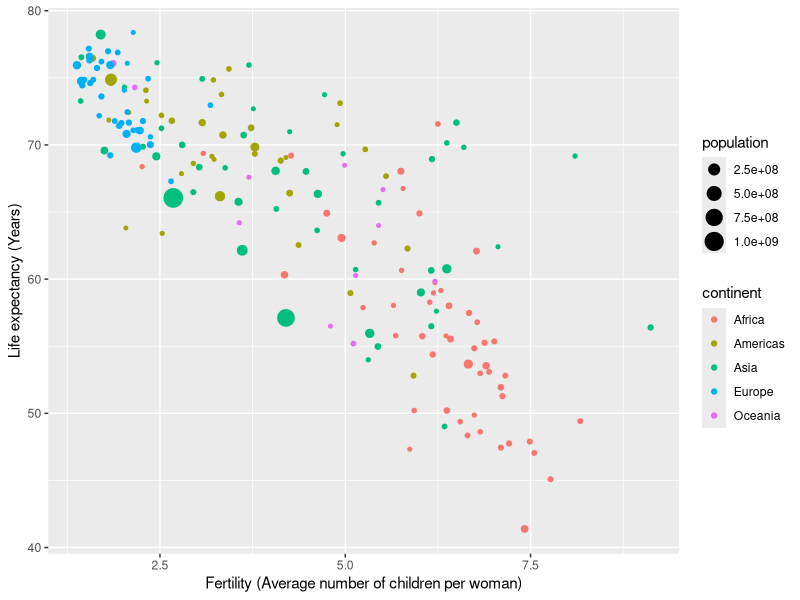
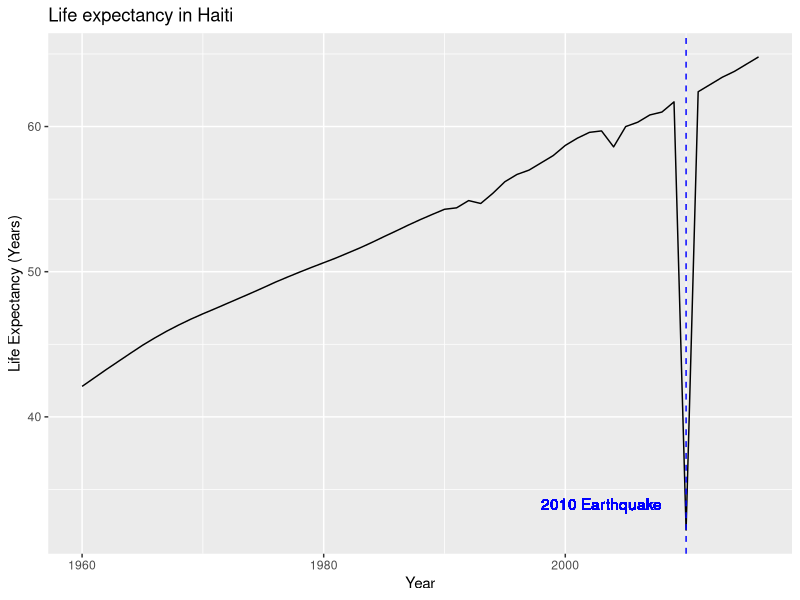
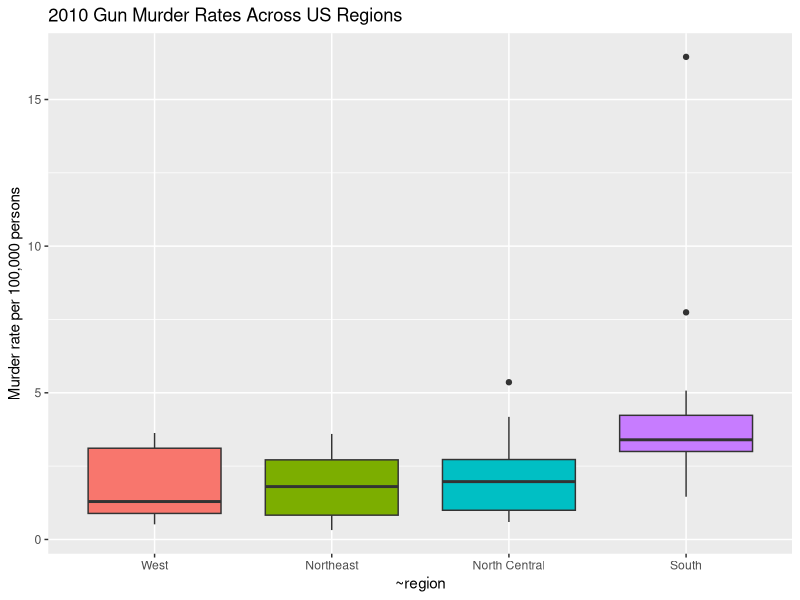
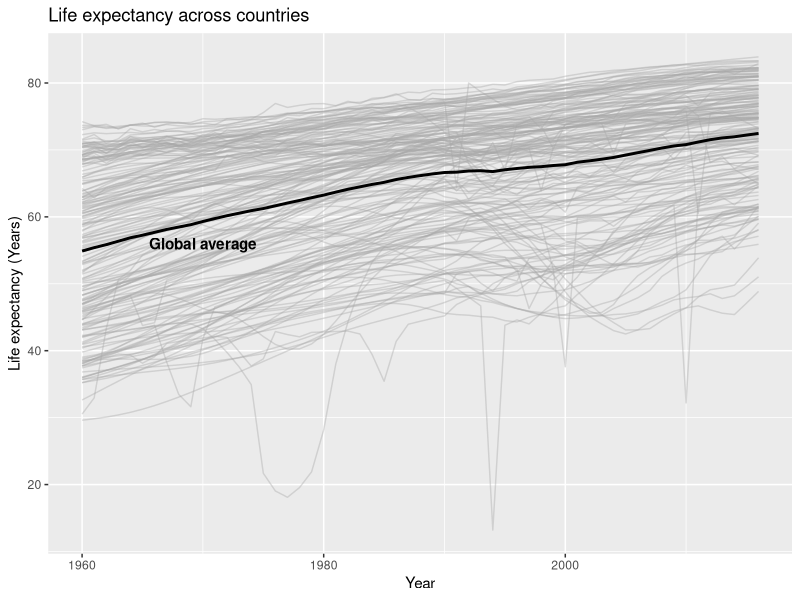
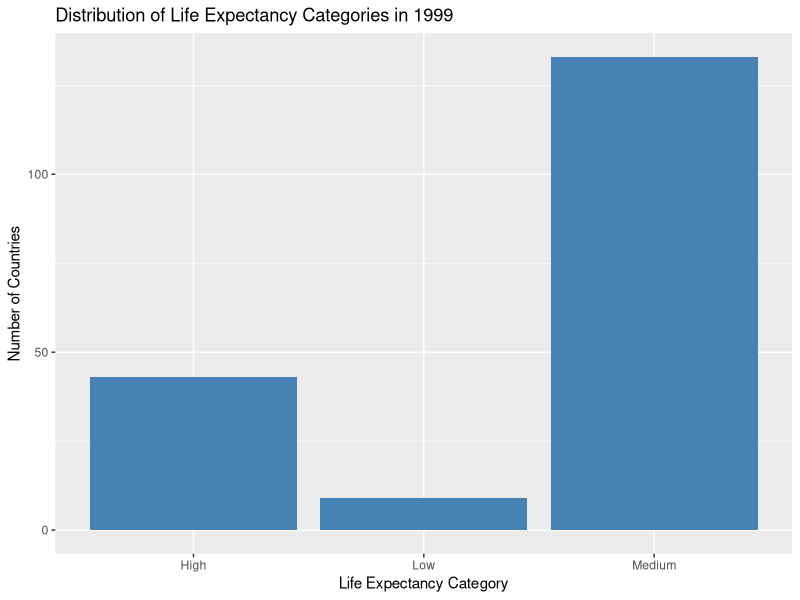
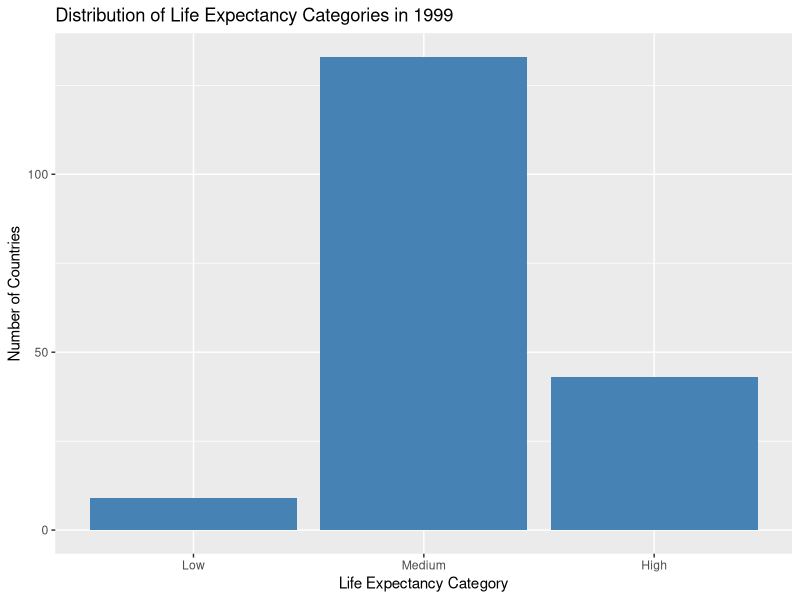
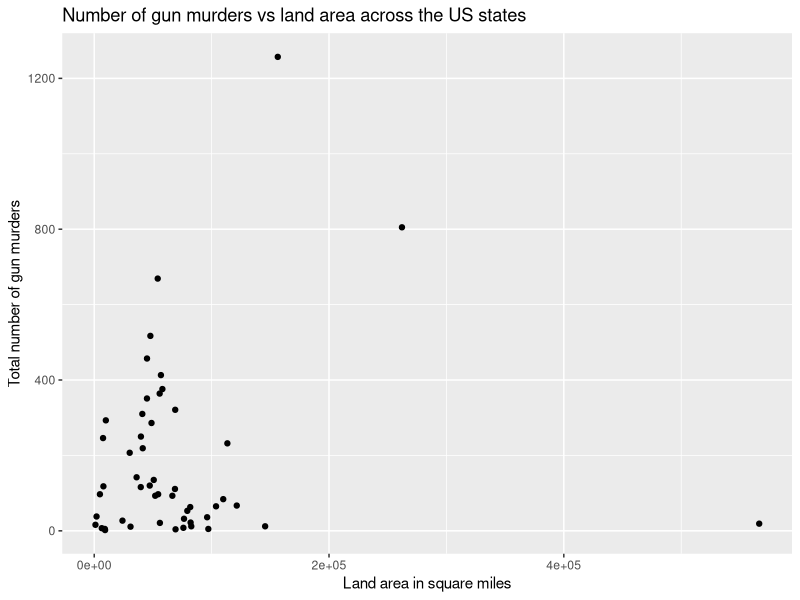
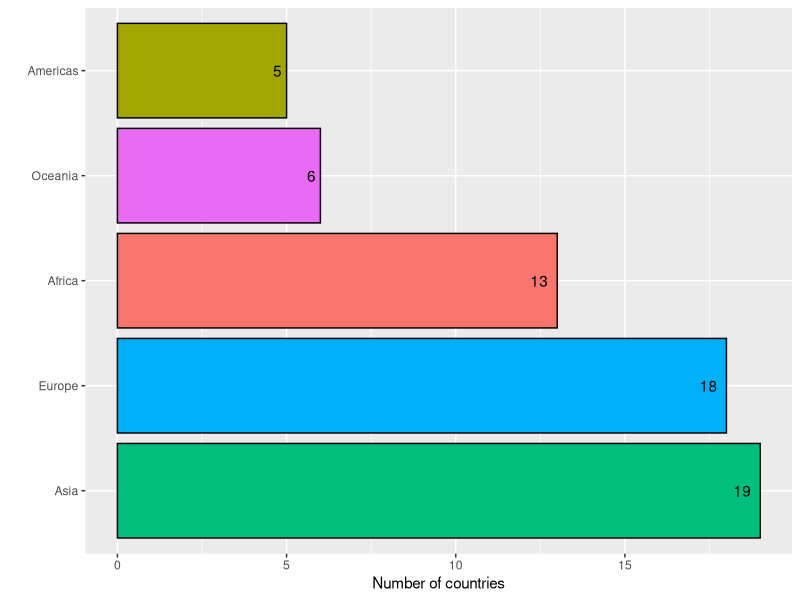

The R source for these figures, in order:
# Coding Question of the Day
# 9/26/2024
# Using the gapminder dataset, calculate the mean fertility rate by region for 
# the year 2015. Which 10 regions had the largest fertility rates that year?
# Assume there is no missing data. The following steps may be helpful.
# 1. Filter the data to only include the year 2015
# 2. Group by region
# 3. Calculate the average fertility rate for each region
# 4. Display the top 10 fertility rates (i.e., the 10 largest fertility rates)

library(dslabs)
library(dplyr)
data(gapminder)

region_fertility_rates <- gapminder %>%
  filter(year == 2015) %>%
  group_by(region) %>%
  summarise(avg_fertility_rate = mean(fertility)) %>%
  arrange(desc(avg_fertility_rate)) %>%
  top_n(10)

region_fertility_rates

# 10/01/2024
# Using the gapminder dataset, for the year 2000, add a column to the dataset 
# called `high_life_exp` that is equal to 1 if the life expectancy is above 
# 70 years of age and 0 otherwise. How many countries had a life expectancy 
# above 70 years in 2000? What percentage of countries included in the dataset 
# is this? Hint: it might be useful to use the ifelse function

library(dslabs)
library(dplyr)
data(gapminder)

gapminder_2000 <- gapminder %>%
  filter(year == 2000) %>%
  mutate(high_life_exp = ifelse(life_expectancy > 70, 1, 0))

# Sum the number of countries with life expectancy above 70
sum(gapminder_2000$high_life_exp)

# Percentage calculation
dim(gapminder_2000) # Show the number of countries in the dataset to get denominator

100/185 # 54%

# Another way to do the calculation
sum(gapminder_2000$high_life_exp) / length(gapminder_2000$high_life_exp)

#-------------------------------------------------------------------------------------------
# 10/03/2024
# Using the gapminder dataset and ggplot, for the year 1986, plot fertility on 
# the x-axis and life_expectancy on the y-axis. Color the points according to 
# continent, and make the size of the points correspond to the population of the 
# country. Update the x and y axis labels to be more informative. The arguments 
# color and size will be useful inside of ggplot. Note: you will most likely
# get ugly legends - don't worry about that right now. 

library(dslabs)
library(dplyr)
library(ggplot2)
data(gapminder)

gapminder %>% filter(year == 1986) %>%
  ggplot(aes(x = fertility, y = life_expectancy, color = continent, size = population)) +
  geom_point() +
  xlab("Fertility (Average number of children per woman)") +
  ylab("Life expectancy (Years)")


#-------------------------------------------------------------------------------------------
# 10/08/2024
# The dslabs package contains the us_contagious_disease dataset. This dataset 
# includes weekly reported counts data (cases) for seven diseases from 1928 to 
# 2011 for all 50 US states. Use this dataset and dplyr tools to create an 
# object called data that stores only the Measles data, includes a per 100,000 
# people rate, and removes Alaska and Hawaii since they only became states in 
# the late 1950s. Note there is a weeks_reporting column - take this into 
# account when calculating the rate. There are 52 weeks in a year.

library(dslabs)
library(dplyr)
data("us_contagious_diseases")

data <- us_contagious_diseases %>%
  filter(!state %in% c("Hawaii","Alaska"),
         disease == "Measles") %>%
  mutate(rate = (count / weeks_reporting) * 52 / (population / 100000))


#-------------------------------------------------------------------------------------------


# 10/10/2024
# Using the gapminder dataset, create a line graph of life_expectancy over time 
# for the country Haiti. Make sure to include informative axis labels and a title.
# There is a substantial decrease in life expectancy one year - look up the reason 
# for this if you don't know it already. Add text to your plot with geom_text 
# indicating the event that happened that year that had such a drastic impact on 
# life expectancy.

library(dslabs)
library(dplyr)
data("gapminder")

gapminder %>% filter(country == "Haiti") %>%
  ggplot(aes(year, life_expectancy)) +
  geom_line() +
  geom_vline(xintercept = 2010, lty = 2, color = "blue") +
  geom_text(aes(x = 2003, y = 34, label = "2010 Earthquake"), color = "blue") +
  xlab("Year") +
  ylab("Life Expectancy (Years)") +
  ggtitle("Life expectancy in Haiti")


#-------------------------------------------------------------------------------------------


# 10/15/2024

# Using the murders dataset, create a plot of murder rates per 100,000 with 4 boxplots next 
# to each other - one boxplot for each region. Order the boxplots by median rate
# (you will need the reorder function for this). Make sure the boxplots are
# different colors, the axes are informative, and you add a title. Remove the 
# legend by adding this layer to your plot: guides(fill = "none")

library(dslabs)
library(dplyr)
library(ggplot2)
data("murders")

murders %>% mutate(rate = total / population * 100000,
                   region = reorder(region, rate, FUN = median)) %>%
  ggplot(aes(x = region, y = rate, fill = region)) +
  geom_boxplot() +
  scale_x_discrete(aes(name = region)) +
  xlab("Region") +
  ylab("Murder rate per 100,000 persons") +
  ggtitle("2010 Gun Murder Rates Across US Regions") +
  guides(fill = "none") # removes legend since not needed here

  

#-------------------------------------------------------------------------------------------


# 10/17/2024

# Using the gapminder dataset, make a line graph of life expectancy over time.
# Include one line per country, and another line with the global average life
# expectancy. Be sure to label the global average line and to make it stick out
# among the country-specific lines. Use the code below to calculate the global
# average for each year.

# Hints: 
# 1. Use alpha to help make the global average line stick out.
# 2. Use 2 geom_line layers. 

library(dslabs)
library(dplyr)
library(ggplot2)
data("gapminder")

avg <- gapminder %>%
  group_by(year) %>%
  summarize(global_avg = mean(life_expectancy))

gapminder %>% 
  ggplot() +
  geom_line(aes(x = year, y = life_expectancy, group = country), color = 'darkgrey', alpha = 0.4) +
  geom_line(data = avg, mapping = aes(x = year, y = global_avg), linewidth = 1) +
  xlab("Year") +
  ylab("Life expectancy (Years)") +
  ggtitle("Life expectancy across countries") +
  annotate(geom = "text", x = 1970, y = 56, label = "Global average", fontface = "bold")
  #geom_text(x = 1980, y = 55, label = "Global Average")


# Heather was just curious :)
gapminder_94 <- gapminder %>% filter(year == "1994")
gapminder_94[which.min(gapminder_94$life_expectancy),] # Rwandan genocide

gapminder_77 <- gapminder %>% filter(year == "1977")
gapminder_77[which.min(gapminder_77$life_expectancy),] # Cambodian genocide



#-------------------------------------------------------------------------------

# 10/22/2024

# Using the gapminder dataset, create a categorical life expectancy variable
# and add it to the gapminder dataset. Call this variable life_expectancy_category
# and use the case_when function to create it. Life expectancy below 50 should be 
# labeled "Low", life expectancy greater than or equal to 50 and less than 75 
# should be labeled "Medium", and life expectancy greater than or equal to 75 
# should be labeled "High".

# Now, filter the dataset to only include observations from the year 1999, and 
# create a bar chart of the 3 life expectancy categories. 

# Bonus challenge: Reorder the bars so that they are in the order Low, Medium, High.
# You can use whatever function you prefer or find online that works. 


# Load necessary libraries
library(dplyr)
library(dslabs)
library(ggplot2)

# Load the gapminder dataset
data("gapminder")

# Use case_when to create a new variable 'life_expectancy_category'
gapminder <- gapminder %>%
  mutate(life_expectancy_category = case_when(
    life_expectancy < 50 ~ "Low",
    life_expectancy >= 50 & life_expectancy < 75 ~ "Medium",
    life_expectancy >= 75 ~ "High"
  ))

# View the first few rows of the dataset
head(gapminder)

# Filter the dataset to the year 2015 and create a bar chart of life expectancy
# (Here I'm using another way to set the x and y axis labels and the plot title)

gapminder %>% filter(year == 1999) %>%
  ggplot(aes(x = life_expectancy_category)) +
  geom_bar(fill = "steelblue") +
  labs(title = "Distribution of Life Expectancy Categories in 1999",
       x = "Life Expectancy Category",
       y = "Number of Countries")


# Bonus challenge: Reorder the bars so that they are in the order Low, Medium, High.
# I'm using the fct_relevel function from the forcats package. Install the package
# if you haven't already before loading it. 

# install.packages("forcats")
library(forcats)

gapminder %>% filter(year == 1999) %>%
  mutate(life_expectancy_category = factor(life_expectancy_category, levels = c("Low", "Medium", "High"))) %>% # another way to do it
  #mutate(life_expectancy_category = fct_relevel(life_expectancy_category, "Low", "Medium", "High")) %>%
  ggplot(aes(x = life_expectancy_category)) +
  geom_bar(fill = "steelblue") +
  labs(title = "Distribution of Life Expectancy Categories in 1999",
       x = "Life Expectancy Category",
       y = "Number of Countries")


#-------------------------------------------------------------------------------

# 10/24/2024

# Using the gapminder dataset, create a new data frame with only the country, 
# year, life_expectancy, and fertility columns. Use the pivot_longer() function 
# to reshape the dataset so that the life_expectancy and fertility columns are 
# combined into a single value column called "value". The column names should be
# stored in a new column called "health_indicator".

# Load necessary libraries
library(dslabs)
library(tidyr)
library(dplyr)

# Load the gapminder dataset
data("gapminder")

# Select only a few columns for simplicity
gapminder_subset <- gapminder %>%
  select(country, year, life_expectancy, fertility)

# Use pivot_longer to reshape the dataset
gapminder_long <- gapminder_subset %>%
  pivot_longer(cols = c(life_expectancy, fertility), 
               names_to = "health_indicator", 
               values_to = "value")

# View the reshaped data
head(gapminder_long)

#-------------------------------------------------------------------------------

# 10/29/2024

# Using the murders dataset from the dslabs package and the state.x77 dataset
# that is built in to R, make a scatterplot with the total number of gun murders
# (total) on the y-axis and land area in square miles (Area) on the x-axis. You
# will need to use the left_join function to join the state.x77 dataset to the 
# murders dataset using the state column. 

# Bonus challenge: are there any NAs in the merged dataset? How are they created?

# Load necessary libraries
library(dplyr)
library(dslabs)
library(ggplot2)
library(tidyr)

# Load the state.x77 dataset and convert to a data frame
data("state")
state_data <- as.data.frame(state.x77)

# Add the state names to the state.x77 dataset
state_data$state <- rownames(state_data)

head(state_data)

# Load the murders dataset from the dslabs package
data("murders")

# Use the left_join function to join the datasets by the state column
merged_data <- left_join(murders, state_data, by = "state")

# Plot area on x-axis and total number of murders on y-axis
merged_data %>% ggplot(aes(x = Area, y = total)) +
  geom_point() +
  labs(x = "Land area in square miles",
       y = "Total number of gun murders",
       title = "Number of gun murders vs land area across the US states")

# Bonus challenge
# Are there any NAs in the merged data set?
sum(is.na(merged_data)) # Yes, there are 8 NAs in the dataset

# Locate the row with NAs
merged_data[!complete.cases(merged_data),]

# All of the NAs are in the District of Columbia row. All of the values from the
# state.x77 dataset are missing. This means that the state.x77 dataset did not
# contain a row for District of Columbia, which resulted in NA values when 
# joined to the murders dataset.

#-------------------------------------------------------------------------------

# 10/31/2024

library(dplyr)
library(dslabs)
library(ggplot2)
library(tidyr)

data("gapminder")

# Drop all rows with NA (missing data) for gdp
gapminder <- gapminder %>% drop_na(gdp)

# Create a dataset with data just from the year 1975
gapminder_1975 <- gapminder %>% filter(year == "1975")

# Create a dataset with data just from the year 1995
gapminder_1995 <- gapminder %>% filter(year == "1995")

# Check how many rows are in each dataset
dim(gapminder_1975)
dim(gapminder_1995)

# Use the inner_join function to keep data for countries common to both datasets
common_to_both <- inner_join(gapminder_1975, gapminder_1995, by = "country")
head(common_to_both)

# Use the anti_join function to keep data for countries that appear in the 1995
# dataset, but not the 1975 dataset
just_in_1995 <- anti_join(gapminder_1995, gapminder_1975, by = "country")
head(just_in_1995)

# Bonus challenge: Create a bar plot summarizing the number of countries on 
# each continent that are in the dataset we created using the anti_join function 

just_in_1995 %>% ggplot(aes(x = fct_infreq(continent), fill = continent)) + # The fct_infreq function acts like the reorder function and reorders according to how many countries are on each continent
  geom_bar(color = "black") +
  labs(x = "", y = "Number of countries") +
  coord_flip() + # Flip the x and y axes so the continent names are on the y axis and easier to read
  guides(fill = "none") + # Remove the legend since it isn't needed
  geom_text(aes(label = after_stat(count)), stat = "count", hjust = 1.5) # add number of countries at the end of each bar for easier/faster interpretation
